Frame 1 (no input): blank canvas, image omitted
Frame 60 (no input): blank canvas, image omitted
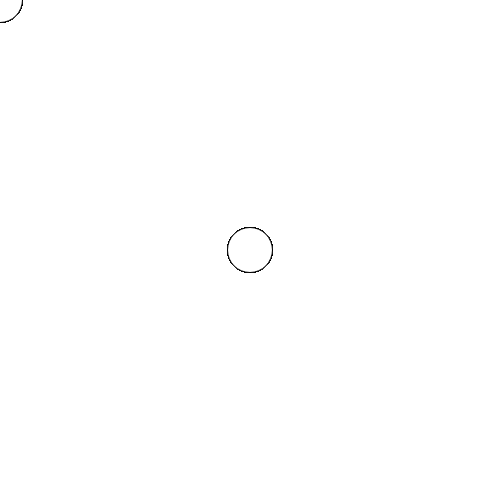
Frame 120 (the mouse pressed at the canvas centre since frame 60)

The p5.js sketch whose frames 1 and 60 were blank and that drew this single picture after the mouse press (run headless with seeded random() and noise() and a simulated clock; from frame 60 on, the mouse is pressed at the canvas centre):

// p5.js sketch
// ── sketch.js
function setup() {
  createCanvas(500, 500);
}

function draw() {
  ellipse(mouseX, mouseY,45);
}
